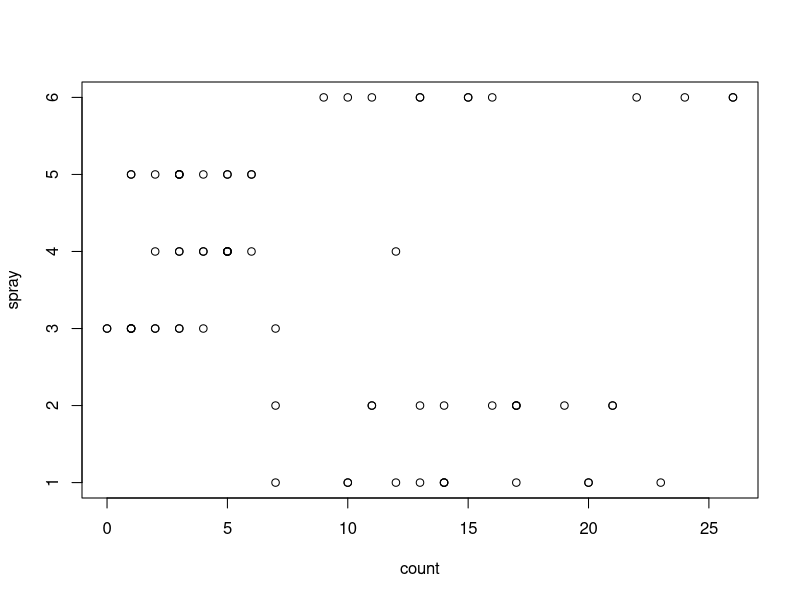
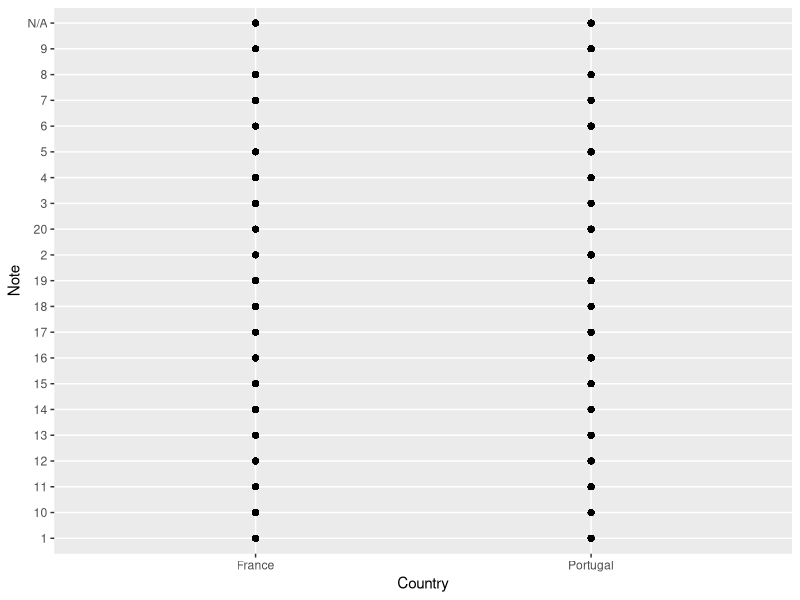
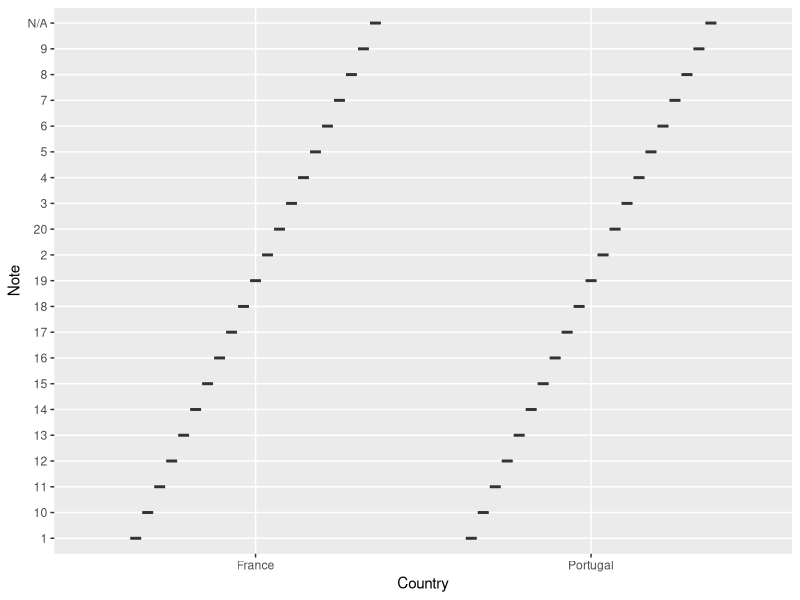
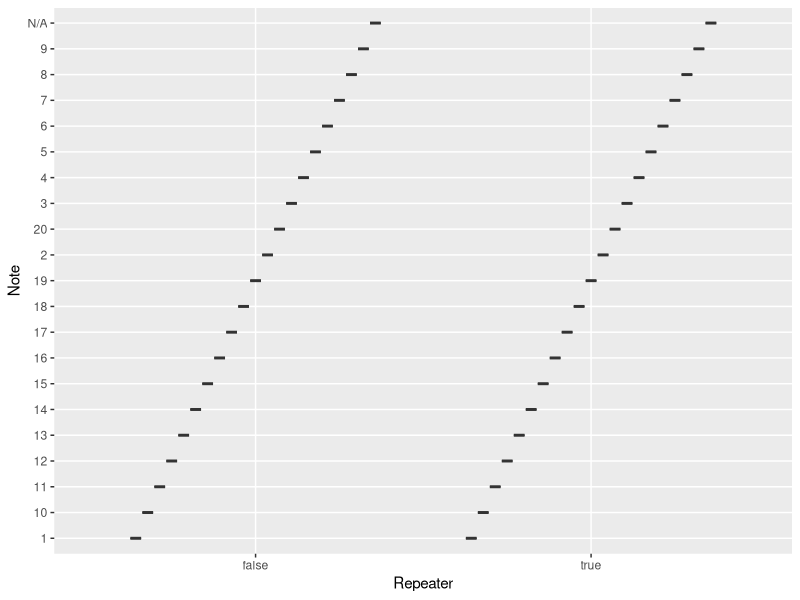

The R source for these figures, in order:
## ---- chunk 1
knitr::opts_chunk$set(echo = TRUE)
library(dplyr)
library(knitr)
library(dslabs)
library(ggplot2)
## ---- chunk 2
plot(InsectSprays)
## ---- chunk 3
data("lynx")
summary(lynx)
## ---- chunk 4
AirTrafic <- read.csv('Air_Traffic_Landings_Statistics.csv')
summary(AirTrafic)
## ---- chunk 5
School <- read.csv('david_data_school.csv')
School %>%  filter(Note > 15)%>%filter(Age > 14) -> SchoolFiltred
summary(SchoolFiltred)
select(School, Note)-> Note
left_join(SchoolFiltred, Note) -> School1
head(School1, 100)
tail(School1, 100)
str (School1)
## ---- chunk 6
School_long <- data.frame(Note = c(7, 9, 12, 18, 2))
  ggplot(aes(x=Country, y=Note), data = School) +
  geom_point()
## ---- chunk 7
ggplot(data=School, aes(x = Country, y = Note)) +
  geom_boxplot()


ggplot(data=School, aes(x = Repeater, y = Note)) +
  geom_boxplot()
## ---- chunk 8
